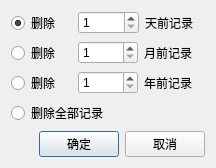
<?xml version="1.0" encoding="UTF-8"?>
<ui version="4.0">
 <class>DataManageDlg</class>
 <widget class="QDialog" name="DataManageDlg">
  <property name="geometry">
   <rect>
    <x>0</x>
    <y>0</y>
    <width>216</width>
    <height>163</height>
   </rect>
  </property>
  <property name="windowTitle">
   <string>资料管理</string>
  </property>
  <property name="windowIcon">
   <iconset resource="resource.qrc">
    <normaloff>:/image/icons/logo.ico</normaloff>:/image/icons/logo.ico</iconset>
  </property>
  <layout class="QVBoxLayout" name="verticalLayout_2">
   <item>
    <layout class="QVBoxLayout" name="verticalLayout">
     <item>
      <layout class="QHBoxLayout" name="horizontalLayout">
       <item>
        <widget class="QRadioButton" name="radioButton_day">
         <property name="text">
          <string>删除</string>
         </property>
         <property name="checked">
          <bool>true</bool>
         </property>
        </widget>
       </item>
       <item>
        <widget class="QSpinBox" name="spinBox_day">
         <property name="minimum">
          <number>1</number>
         </property>
         <property name="maximum">
          <number>10000</number>
         </property>
        </widget>
       </item>
       <item>
        <widget class="QLabel" name="label_5">
         <property name="text">
          <string>天前记录</string>
         </property>
        </widget>
       </item>
      </layout>
     </item>
     <item>
      <layout class="QHBoxLayout" name="horizontalLayout_2">
       <item>
        <widget class="QRadioButton" name="radioButton_month">
         <property name="text">
          <string>删除</string>
         </property>
        </widget>
       </item>
       <item>
        <widget class="QSpinBox" name="spinBox_month">
         <property name="minimum">
          <number>1</number>
         </property>
        </widget>
       </item>
       <item>
        <widget class="QLabel" name="label_6">
         <property name="text">
          <string>月前记录</string>
         </property>
        </widget>
       </item>
      </layout>
     </item>
     <item>
      <layout class="QHBoxLayout" name="horizontalLayout_3">
       <item>
        <widget class="QRadioButton" name="radioButton_year">
         <property name="text">
          <string>删除</string>
         </property>
        </widget>
       </item>
       <item>
        <widget class="QSpinBox" name="spinBox_year">
         <property name="minimum">
          <number>1</number>
         </property>
        </widget>
       </item>
       <item>
        <widget class="QLabel" name="label_7">
         <property name="text">
          <string>年前记录</string>
         </property>
        </widget>
       </item>
      </layout>
     </item>
     <item>
      <layout class="QHBoxLayout" name="horizontalLayout_4">
       <item>
        <widget class="QRadioButton" name="radioButton_all">
         <property name="text">
          <string>删除全部记录</string>
         </property>
        </widget>
       </item>
       <item>
        <spacer name="horizontalSpacer">
         <property name="orientation">
          <enum>Qt::Horizontal</enum>
         </property>
         <property name="sizeHint" stdset="0">
          <size>
           <width>40</width>
           <height>20</height>
          </size>
         </property>
        </spacer>
       </item>
      </layout>
     </item>
    </layout>
   </item>
   <item>
    <spacer name="verticalSpacer">
     <property name="orientation">
      <enum>Qt::Vertical</enum>
     </property>
     <property name="sizeHint" stdset="0">
      <size>
       <width>20</width>
       <height>40</height>
      </size>
     </property>
    </spacer>
   </item>
   <item>
    <layout class="QHBoxLayout" name="horizontalLayout_5">
     <item>
      <spacer name="horizontalSpacer_2">
       <property name="orientation">
        <enum>Qt::Horizontal</enum>
       </property>
       <property name="sizeHint" stdset="0">
        <size>
         <width>40</width>
         <height>20</height>
        </size>
       </property>
      </spacer>
     </item>
     <item>
      <widget class="QPushButton" name="pushButton_ok">
       <property name="text">
        <string>确定</string>
       </property>
      </widget>
     </item>
     <item>
      <widget class="QPushButton" name="pushButton_cancel">
       <property name="text">
        <string>取消</string>
       </property>
      </widget>
     </item>
    </layout>
   </item>
  </layout>
 </widget>
 <resources>
  <include location="resource.qrc"/>
 </resources>
 <connections>
  <connection>
   <sender>pushButton_ok</sender>
   <signal>clicked()</signal>
   <receiver>DataManageDlg</receiver>
   <slot>accept()</slot>
   <hints>
    <hint type="sourcelabel">
     <x>90</x>
     <y>151</y>
    </hint>
    <hint type="destinationlabel">
     <x>50</x>
     <y>135</y>
    </hint>
   </hints>
  </connection>
  <connection>
   <sender>pushButton_cancel</sender>
   <signal>clicked()</signal>
   <receiver>DataManageDlg</receiver>
   <slot>reject()</slot>
   <hints>
    <hint type="sourcelabel">
     <x>162</x>
     <y>151</y>
    </hint>
    <hint type="destinationlabel">
     <x>167</x>
     <y>117</y>
    </hint>
   </hints>
  </connection>
 </connections>
</ui>
